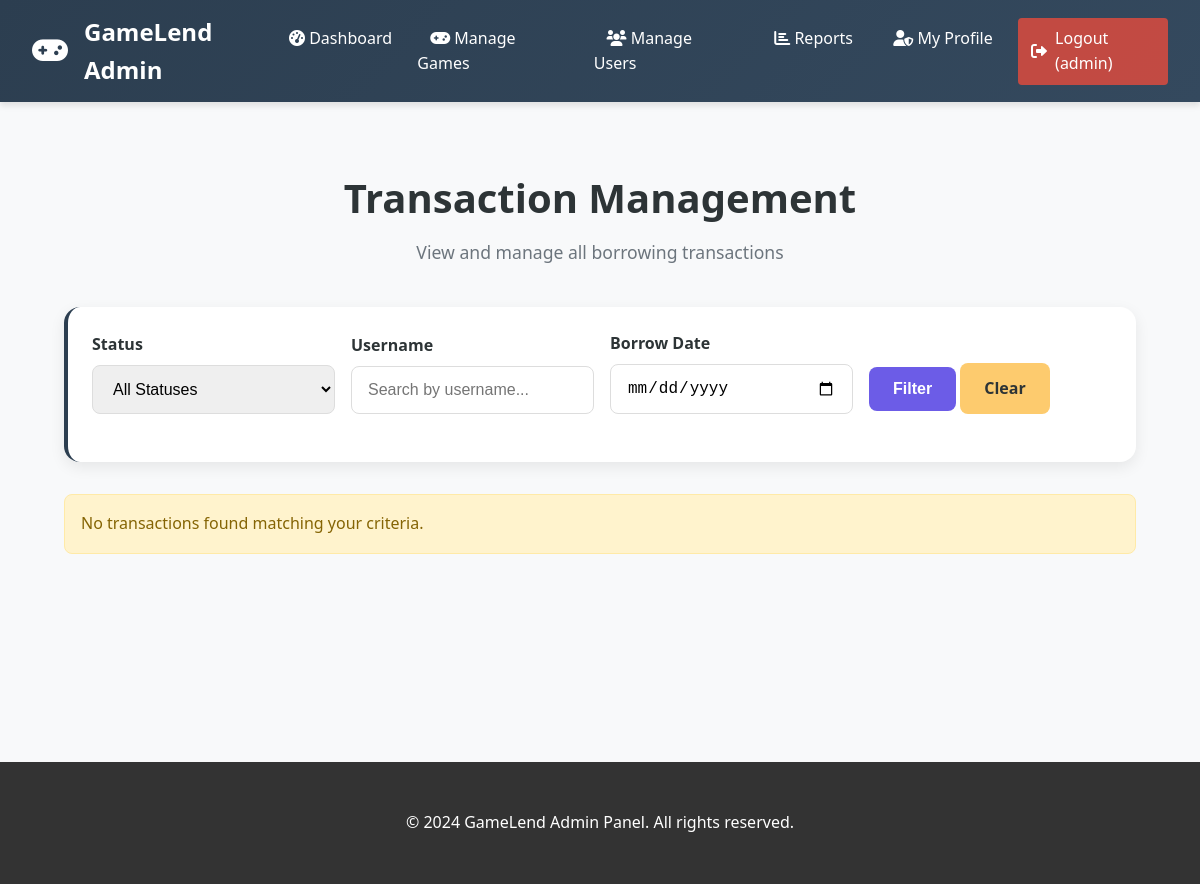
The page /admin/transactions.php (signed in) on the database as committed earlier.
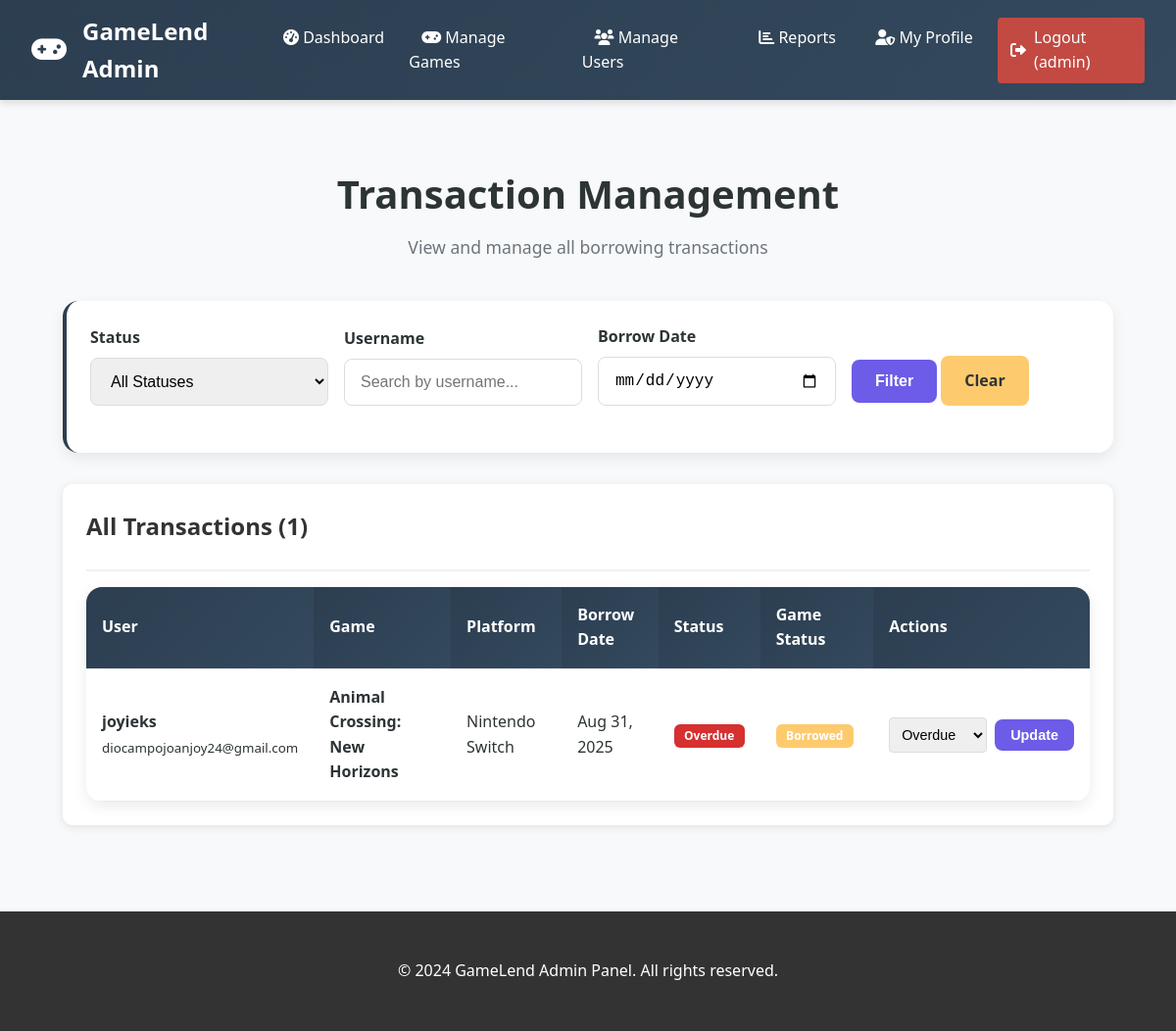
The same page on the database as committed later.
### tables this page shows
CREATE TABLE `borrow_transactions` (
  `id` int(11) NOT NULL,
  `user_id` int(11) NOT NULL,
  `game_id` int(11) NOT NULL,
  `borrow_date` timestamp NOT NULL DEFAULT current_timestamp(),
  `return_date` timestamp NULL DEFAULT NULL,
  `status` enum('borrowed','returned','overdue') DEFAULT 'borrowed'
);

CREATE TABLE `users` (
  `id` int(11) NOT NULL,
  `username` varchar(50) NOT NULL,
  `email` varchar(100) NOT NULL,
  `password` varchar(255) NOT NULL,
  `first_name` varchar(50) NOT NULL,
  `last_name` varchar(50) NOT NULL,
  `gender` enum('male','female','other','prefer_not_to_say') NOT NULL,
  `role` enum('admin','customer') DEFAULT 'customer',
  `created_at` timestamp NOT NULL DEFAULT current_timestamp(),
  `updated_at` timestamp NOT NULL DEFAULT current_timestamp() ON UPDATE current_timestamp()
);

CREATE TABLE `games` (
  `id` int(11) NOT NULL,
  `title` varchar(100) NOT NULL,
  `platform` varchar(50) NOT NULL,
  `status` enum('available','borrowed','maintenance') DEFAULT 'available',
  `created_at` timestamp NOT NULL DEFAULT current_timestamp(),
  `updated_at` timestamp NOT NULL DEFAULT current_timestamp() ON UPDATE current_timestamp()
);

### admin/transactions.php (the view, shortened to what this page needs)
<?php
require_once '../db/db_connect.php';
$user_filter = isset($_GET['user']) ? trim($_GET['user']) : '';
$date_filter = isset($_GET['date']) ? $_GET['date'] : '';
$where_conditions = [];
$params = [];
$where_clause = $where_conditions ? 'WHERE ' . implode(' AND ', $where_conditions) : '';
$sql = "SELECT bt.*, u.username, u.email, g.title, g.platform, g.status as game_status
        FROM borrow_transactions bt
        JOIN users u ON bt.user_id = u.id
        JOIN games g ON bt.game_id = g.id
        $where_clause
        ORDER BY bt.borrow_date DESC";
$stmt = $pdo->prepare($sql);
$stmt->execute($params);
$transactions = $stmt->fetchAll();
include 'includes/admin_header.php';
?>
<div class="transactions-container">
    <div class="page-header">
        <h1 class="page-title">Transaction Management</h1>
        <p class="page-subtitle">View and manage all borrowing transactions</p>
    </div>
    <div class="filter-card">
        <form method="GET" class="filter-form">
            <div class="form-group">
                <label for="status" class="form-label">Status</label>
                <select id="status" name="status" class="form-control">
                    <option value="">All Statuses</option>
                </select>
            </div>
            <div class="form-group">
                <label for="user" class="form-label">Username</label>
                <input type="text" id="user" name="user" class="form-control"
                       placeholder="Search by username..."
                       value="<?php echo htmlspecialchars($user_filter); ?>">
            </div>
            <div class="form-group">
                <label for="date" class="form-label">Borrow Date</label>
                <input type="date" id="date" name="date" class="form-control"
                       value="<?php echo htmlspecialchars($date_filter); ?>">
            </div>
            <div class="form-group">
                <button type="submit" class="btn btn-primary">Filter</button>
                <a href="transactions.php" class="btn btn-warning">Clear</a>
            </div>
        </form>
    </div>
    <?php if(empty($transactions)): ?>
        <div class="alert alert-warning">No transactions found matching your criteria.</div>
    <?php else: ?>
        <div class="card">
            <div class="card-header">
                <h3 class="card-title">All Transactions (<?php echo count($transactions); ?>)</h3>
            </div>
            <div class="table-responsive">
                <table class="table">
                    <thead>
                        <tr>
                            <th>User</th>
                            <th>Game</th>
                            <th>Platform</th>
                            <th>Borrow Date</th>
                            <th>Status</th>
                            <th>Game Status</th>
                            <th>Actions</th>
                        </tr>
                    </thead>
                    <tbody>
                        <?php foreach($transactions as $transaction): ?>
                            <tr>
                                <td>
                                    <strong><?php echo htmlspecialchars($transaction['username']); ?></strong><br>
                                    <small><?php echo htmlspecialchars($transaction['email']); ?></small>
                                </td>
                                <td>
                                    <strong><?php echo htmlspecialchars($transaction['title']); ?></strong>
                                </td>
                                <td><?php echo htmlspecialchars($transaction['platform']); ?></td>
                                <td><?php echo date('M j, Y', strtotime($transaction['borrow_date'])); ?></td>
                                <td>
                                    <span class="badge badge-<?php echo $transaction['status']; ?>">
                                        <?php echo ucfirst($transaction['status']); ?>
                                    </span>
                                </td>
                                <td>
                                    <span class="badge badge-<?php echo $transaction['game_status']; ?>">
                                        <?php echo ucfirst($transaction['game_status']); ?>
                                    </span>
                                </td>
                                <td>
                                    <form method="POST" class="status-form">
                                        <select name="new_status" class="status-select">
                                            <option value="overdue" <?php echo $transaction['status'] === 'overdue' ? 'selected' : ''; ?>>Overdue</option>
                                        </select>
                                        <button type="submit" name="update_status" class="btn btn-primary btn-sm">
                                            Update
                                        </button>
                                    </form>
                                </td>
                            </tr>
                        <?php endforeach; ?>
                    </tbody>
                </table>
            </div>
        </div>
    <?php endif; ?>
</div>
<?php include 'includes/admin_footer.php'; ?>

### admin/includes/admin_header.php (shortened to what this page needs)
<!DOCTYPE html>
<html lang="en">
<head>
    <link rel="stylesheet" href="../assets/css/style.css">
    <link href="https://cdnjs.cloudflare.com/ajax/libs/font-awesome/6.0.0/css/all.min.css" rel="stylesheet">
</head>
<body>
    <header>
        <nav class="navbar">
            <div class="nav-brand">
                <a href="dashboard.php">
                    <i class="fas fa-gamepad"></i>
                    GameLend Admin
                </a>
            </div>
            <ul class="nav-menu">
                <li><a href="dashboard.php"><i class="fas fa-tachometer-alt"></i> Dashboard</a></li>
                <li><a href="games.php"><i class="fas fa-gamepad"></i> Manage Games</a></li>
                <li><a href="users.php"><i class="fas fa-users"></i> Manage Users</a></li>
                <li><a href="reports.php"><i class="fas fa-chart-bar"></i> Reports</a></li>
                <li><a href="profile.php"><i class="fas fa-user-shield"></i> My Profile</a></li>
                <li><a href="../logout.php" class="logout">
                    <i class="fas fa-sign-out-alt"></i>
                    Logout (<?php echo htmlspecialchars($_SESSION['username']); ?>)
                </a></li>
            </ul>
        </nav>
    </header>
    <main class="container">

### admin/includes/admin_footer.php (shortened to what this page needs)
    </main>
    <footer class="footer">
        <div class="container">
            <p>&copy; 2024 GameLend Admin Panel. All rights reserved.</p>
        </div>
    </footer>
</body>
</html>

### assets/css/style.css (style rules this page uses)
* { margin: 0; padding: 0; box-sizing: border-box; }
body { font-family: 'Segoe UI', Tahoma, Geneva, Verdana, sans-serif; line-height: 1.6; color: #333; background-color: #f8f9fa; }
.container { max-width: 1200px; margin: 0 auto; padding: 0 20px; }
.navbar { background: linear-gradient(135deg, #667eea 0%, #764ba2 100%); padding: 1rem 0; box-shadow: 0 2px 10px rgba(0,0,0,0.1); }
.nav-brand a { color: white; text-decoration: none; font-size: 1.5rem; font-weight: bold; display: flex; align-items: center; gap: 0.5rem; }
.nav-menu { display: flex; list-style: none; gap: 2rem; }
.nav-menu a { color: white; text-decoration: none; padding: 0.5rem 1rem; border-radius: 5px; transition: background-color 0.3s; }
main { min-height: calc(100vh - 140px); padding: 2rem 0; }
.card { background: white; border-radius: 10px; padding: 1.5rem; margin-bottom: 1.5rem; box-shadow: 0 2px 10px rgba(0,0,0,0.1); transition: transform 0.3s, box-shadow 0.3s; }
.card-header { border-bottom: 2px solid #f0f0f0; padding-bottom: 1rem; margin-bottom: 1rem; }
.card-title { color: #333; font-size: 1.5rem; margin-bottom: 0.5rem; }
.form-group { margin-bottom: 1.5rem; }
.form-label { display: block; margin-bottom: 0.5rem; font-weight: 600; color: #555; }
.form-control { width: 100%; padding: 0.75rem; border: 2px solid #ddd; border-radius: 5px; font-size: 1rem; transition: border-color 0.3s; }
.btn { display: inline-block; padding: 0.75rem 1.5rem; border: none; border-radius: 5px; font-size: 1rem; font-weight: 600; text-decoration: none; cursor: pointer; transition: all 0.3s; text-align: center; }
.btn-primary { background: linear-gradient(135deg, #667eea 0%, #764ba2 100%); color: white; }
.btn-warning { background: #ffc107; color: #212529; }
.table { width: 100%; border-collapse: collapse; background: white; border-radius: 10px; overflow: hidden; box-shadow: 0 2px 10px rgba(0,0,0,0.1); }
.table th, .table td { padding: 1rem; text-align: left; border-bottom: 1px solid #f0f0f0; }
.table th { background: linear-gradient(135deg, #667eea 0%, #764ba2 100%); color: white; font-weight: 600; }
.badge { padding: 0.25rem 0.75rem; border-radius: 20px; font-size: 0.875rem; font-weight: 600; }
.badge-borrowed { background-color: #fff3cd; color: #856404; }
.badge-overdue { background-color: #f8d7da; color: #721c24; }
.footer { background: #333; color: white; text-align: center; padding: 1rem 0; margin-top: auto; }
.alert { padding: 1rem; border-radius: 5px; margin-bottom: 1rem; }
.alert-warning { background-color: #fff3cd; color: #856404; border: 1px solid #ffeaa7; }

### admin/includes/admin_header.php (style rules this page uses)
:root { --primary: #6c5ce7; --primary-dark: #5649c9; --secondary: #00cec9; --dark: #2d3436; --light: #f5f6fa; --gray: #dfe6e9; --shadow: 0 4px 6px rgba(0, 0, 0, 0.1); --transition: all 0.3s ease; }
* { margin: 0; padding: 0; box-sizing: border-box; }
body { font-family: 'Segoe UI', Tahoma, Geneva, Verdana, sans-serif; background-color: #f8f9fa; color: var(--dark); line-height: 1.6; }
.navbar { background: linear-gradient(135deg, #2c3e50 0%, #34495e 100%); color: white; padding: 0.8rem 2rem; display: flex; justify-content: space-between; align-items: center; box-shadow: var(--shadow); position: sticky; top: 0; z-index: 1000; }
.nav-brand a { display: flex; align-items: center; text-decoration: none; color: white; font-size: 1.5rem; font-weight: 700; transition: var(--transition); }
.nav-brand i { margin-right: 0.5rem; font-size: 1.8rem; }
.nav-menu { display: flex; list-style: none; align-items: center; gap: 1.5rem; }
.nav-menu a { color: white; text-decoration: none; padding: 0.5rem 0.8rem; border-radius: 4px; transition: var(--transition); font-weight: 500; position: relative; }
.nav-menu a:not(.logout)::after { content: ''; position: absolute; width: 0; height: 2px; bottom: 0; left: 50%; background: var(--secondary); transition: var(--transition); transform: translateX(-50%); }
.logout { background: rgba(231, 76, 60, 0.8); padding: 0.5rem 1rem; border-radius: 20px; display: flex; align-items: center; gap: 0.5rem; }
.container { max-width: 1200px; margin: 0 auto; padding: 2rem; }

Rows that differ between the two databases and show on the page:
added borrow_transactions: user.username "joyieks", user.email "diocampojoanjoy24@gmail.com", game.title "Animal Crossing: New Horizons", game.platform "Nintendo Switch", borrow_date "Aug 31, 2025", status "Overdue", game.status "Borrowed", new_status "Overdue"
Other text that changed with them:
count($transactions): (not shown) → "1"
text no longer shown: "No transactions found matching your criteria."
text now shown: "All Transactions ( ) User Game Platform Borrow Date Status Game Status Actions"
